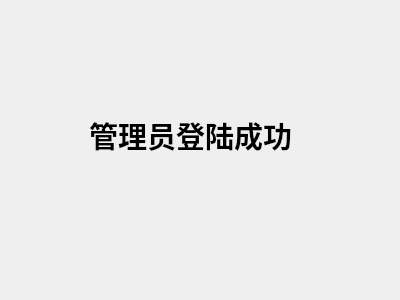
<?xml version="1.0" encoding="UTF-8"?>
<ui version="4.0">
 <class>OPDialog</class>
 <widget class="QWidget" name="OPDialog">
  <property name="geometry">
   <rect>
    <x>0</x>
    <y>0</y>
    <width>400</width>
    <height>300</height>
   </rect>
  </property>
  <property name="windowTitle">
   <string>Form</string>
  </property>
  <widget class="QLabel" name="label">
   <property name="geometry">
    <rect>
     <x>80</x>
     <y>80</y>
     <width>221</width>
     <height>111</height>
    </rect>
   </property>
   <property name="text">
    <string>&lt;html&gt;&lt;head/&gt;&lt;body&gt;&lt;p align=&quot;center&quot;&gt;&lt;span style=&quot; font-size:22pt; font-weight:700;&quot;&gt;管理员登陆成功&lt;/span&gt;&lt;/p&gt;&lt;/body&gt;&lt;/html&gt;</string>
   </property>
  </widget>
 </widget>
 <resources/>
 <connections/>
</ui>
